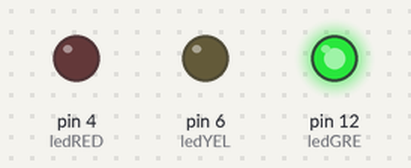
The sketch below on a simulated Arduino Uno, built with avr-gcc and run on an emulated ATmega328P. On the bench: output pins drawn as LEDs (lit = HIGH).

Above: at 2.0 s.
At 4.5 s:
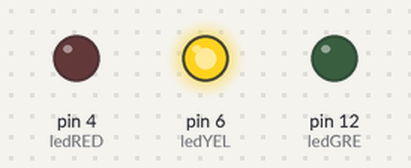
At 8.0 s:
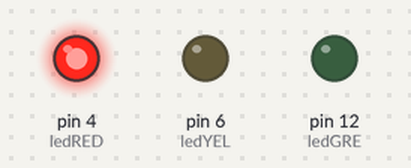
Timing chart, 0 to 14.3 s (numbered marks = the images above):
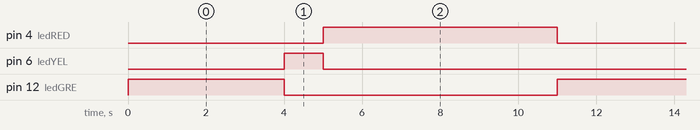

The sketch:

sketch.ino
```cpp
/*
Exemplo 1:
Os três LEDs deverão piscar simultaneamente em intervalos de 300ms.

Exemplo 2:
Os LEDs vermelho e verde deverão piscar alternadamente e em intervalos de 400ms.

Exemplo 3:
Crie um código para simular um semáforo:
Verde --> 4 segundos
Amarelo --> 1 segundo
Vermelho --> 6 segundos
*/

// Atribuição de nomes aos pinos de LEDs
#define ledRED 4 //Cada número na frente do nome é a posição na qual estão conectados na placa
#define ledYEL 6
#define ledGRE 12

void setup(){
  //Configuração dos pinos dos LEDs como saída
  pinMode(ledRED, OUTPUT);
  pinMode(ledYEL, OUTPUT);
  pinMode(ledGRE, OUTPUT);
}

void loop(){
  //ex1();
  //ex2();
  ex3();
}

void ex1(){
  //Exemplo 1: Os três LEDs deverão piscar simultaneamente em intervalos de 300ms.
  digitalWrite(ledRED, HIGH);
  digitalWrite(ledYEL, HIGH);
  digitalWrite(ledGRE, HIGH);
  delay(300);
  digitalWrite(ledRED, LOW);
  digitalWrite(ledYEL, LOW);
  digitalWrite(ledGRE, LOW);
  delay(300);
}

void ex2(){
  //Exemplo 2: Os LEDs vermelho e verde deverão piscar alternadamente e em intervalos de 400ms.
  digitalWrite(ledRED, HIGH);
  delay(400);
  digitalWrite(ledRED, LOW);
  delay(400);
  digitalWrite(ledGRE, HIGH);
  delay(400);
  digitalWrite(ledGRE, LOW);
  delay(400);
}

void ex3(){
  /*Exemplo 3:
  Crie um código para simular um semáforo:
  Verde --> 4 segundos
  Amarelo --> 1 segundo
  Vermelho --> 6 segundos*/

  digitalWrite(ledGRE, HIGH);
  delay(4000);
  digitalWrite(ledGRE, LOW);
  digitalWrite(ledYEL, HIGH);
  delay(1000);
  digitalWrite(ledYEL, LOW);
  digitalWrite(ledRED, HIGH);
  delay(6000);
  digitalWrite(ledRED, LOW);
}
```

Measured:
- by itself, pin 4 (ledRED): alternates HIGH for 6.0 s and LOW for 5.0 s
- by itself, pin 6 (ledYEL): alternates HIGH for 1.0 s and LOW for 10.0 s
- by itself, pin 12 (ledGRE): alternates HIGH for 4.0 s and LOW for 7.0 s
